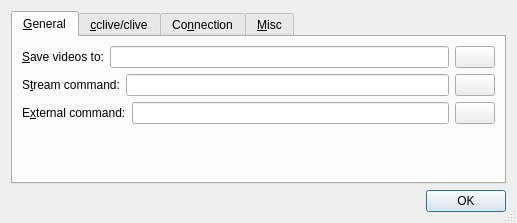
<ui version="4.0" >
 <author>Toni Gundogdu</author>
 <class>PreferencesDialog</class>
 <widget class="QDialog" name="PreferencesDialog" >
  <property name="windowModality" >
   <enum>Qt::ApplicationModal</enum>
  </property>
  <property name="geometry" >
   <rect>
    <x>0</x>
    <y>0</y>
    <width>517</width>
    <height>223</height>
   </rect>
  </property>
  <property name="windowTitle" >
   <string>Preferences</string>
  </property>
  <property name="sizeGripEnabled" >
   <bool>true</bool>
  </property>
  <layout class="QGridLayout" name="gridLayout_5" >
   <item row="1" column="0" >
    <widget class="QDialogButtonBox" name="buttonBox" >
     <property name="orientation" >
      <enum>Qt::Horizontal</enum>
     </property>
     <property name="standardButtons" >
      <set>QDialogButtonBox::Ok</set>
     </property>
    </widget>
   </item>
   <item row="0" column="0" >
    <widget class="QTabWidget" name="tabWidget" >
     <property name="whatsThis" >
      <string/>
     </property>
     <property name="currentIndex" >
      <number>0</number>
     </property>
     <widget class="QWidget" name="tab_4" >
      <attribute name="title" >
       <string>&amp;General</string>
      </attribute>
      <layout class="QGridLayout" name="gridLayout_2" >
       <item row="3" column="0" >
        <spacer name="verticalSpacer_5" >
         <property name="orientation" >
          <enum>Qt::Vertical</enum>
         </property>
         <property name="sizeHint" stdset="0" >
          <size>
           <width>20</width>
           <height>40</height>
          </size>
         </property>
        </spacer>
       </item>
       <item row="0" column="0" >
        <layout class="QHBoxLayout" name="horizontalLayout_6" >
         <item>
          <widget class="QLabel" name="label" >
           <property name="text" >
            <string>&amp;Save videos to:</string>
           </property>
           <property name="buddy" >
            <cstring>savedirEdit</cstring>
           </property>
          </widget>
         </item>
         <item>
          <widget class="QLineEdit" name="savedirEdit" >
           <property name="toolTip" >
            <string>Save downloaded videos to this directory.</string>
           </property>
          </widget>
         </item>
         <item>
          <widget class="QPushButton" name="savedirButton" >
           <property name="text" >
            <string/>
           </property>
           <property name="icon" >
            <iconset resource="abby.qrc" >
             <normaloff>:/folder-saved-search.png</normaloff>:/folder-saved-search.png</iconset>
           </property>
          </widget>
         </item>
        </layout>
       </item>
       <item row="1" column="0" >
        <layout class="QHBoxLayout" name="horizontalLayout_8" >
         <item>
          <widget class="QLabel" name="label_8" >
           <property name="text" >
            <string>S&amp;tream command:</string>
           </property>
           <property name="buddy" >
            <cstring>streamEdit</cstring>
           </property>
          </widget>
         </item>
         <item>
          <widget class="QLineEdit" name="streamEdit" >
           <property name="toolTip" >
            <string>Command to be run when file transfer reaches the
percentage specified in the options.

Example: /usr/local/bin/mplayer -really-quiet %i</string>
           </property>
          </widget>
         </item>
         <item>
          <widget class="QPushButton" name="streamButton" >
           <property name="text" >
            <string/>
           </property>
           <property name="icon" >
            <iconset resource="abby.qrc" >
             <normaloff>:/folder-saved-search.png</normaloff>:/folder-saved-search.png</iconset>
           </property>
          </widget>
         </item>
        </layout>
       </item>
       <item row="2" column="0" >
        <layout class="QHBoxLayout" name="horizontalLayout_4" >
         <item>
          <widget class="QLabel" name="label_4" >
           <property name="text" >
            <string>E&amp;xternal command:</string>
           </property>
           <property name="buddy" >
            <cstring>commandEdit</cstring>
           </property>
          </widget>
         </item>
         <item>
          <widget class="QLineEdit" name="commandEdit" >
           <property name="toolTip" >
            <string>Command to be run after finishing downloading. You may
use the "%i" specifier which will be replaced by the
name of the downloaded video file.

Example: /usr/local/bin/mplayer %i</string>
           </property>
           <property name="whatsThis" >
            <string/>
           </property>
          </widget>
         </item>
         <item>
          <widget class="QPushButton" name="commandButton" >
           <property name="text" >
            <string/>
           </property>
           <property name="icon" >
            <iconset resource="abby.qrc" >
             <normaloff>:/folder-saved-search.png</normaloff>:/folder-saved-search.png</iconset>
           </property>
          </widget>
         </item>
        </layout>
       </item>
      </layout>
     </widget>
     <widget class="QWidget" name="tab_5" >
      <attribute name="title" >
       <string>&amp;cclive/clive</string>
      </attribute>
      <layout class="QGridLayout" name="gridLayout_7" >
       <item row="0" column="0" >
        <layout class="QHBoxLayout" name="horizontalLayout_7" >
         <item>
          <widget class="QLabel" name="label_7" >
           <property name="text" >
            <string>&amp;Path to cclive/clive:</string>
           </property>
           <property name="buddy" >
            <cstring>ccliveEdit</cstring>
           </property>
          </widget>
         </item>
         <item>
          <widget class="QLineEdit" name="ccliveEdit" >
           <property name="toolTip" >
            <string>Path to cclive/clive command.</string>
           </property>
          </widget>
         </item>
         <item>
          <widget class="QPushButton" name="ccliveBrowse" >
           <property name="text" >
            <string/>
           </property>
           <property name="icon" >
            <iconset resource="abby.qrc" >
             <normaloff>:/folder-saved-search.png</normaloff>:/folder-saved-search.png</iconset>
           </property>
          </widget>
         </item>
        </layout>
       </item>
       <item row="1" column="0" >
        <layout class="QHBoxLayout" name="horizontalLayout_5" >
         <item>
          <widget class="QLabel" name="label_5" >
           <property name="text" >
            <string>&amp;Additional options:</string>
           </property>
           <property name="buddy" >
            <cstring>additionalEdit</cstring>
           </property>
          </widget>
         </item>
         <item>
          <widget class="QLineEdit" name="additionalEdit" >
           <property name="toolTip" >
            <string>Additional options to be passed to cclive/clive.</string>
           </property>
          </widget>
         </item>
        </layout>
       </item>
       <item row="2" column="0" >
        <spacer name="verticalSpacer_4" >
         <property name="orientation" >
          <enum>Qt::Vertical</enum>
         </property>
         <property name="sizeHint" stdset="0" >
          <size>
           <width>20</width>
           <height>34</height>
          </size>
         </property>
        </spacer>
       </item>
      </layout>
     </widget>
     <widget class="QWidget" name="tab_2" >
      <attribute name="title" >
       <string>Co&amp;nnection</string>
      </attribute>
      <layout class="QGridLayout" name="gridLayout_3" >
       <item row="0" column="0" >
        <layout class="QHBoxLayout" name="horizontalLayout" >
         <item>
          <widget class="QComboBox" name="proxyCombo" >
           <property name="toolTip" >
            <string>Whether use a HTTP proxy for connections.
If unsure, leave to "No Proxy".</string>
           </property>
           <item>
            <property name="text" >
             <string>No Proxy</string>
            </property>
           </item>
           <item>
            <property name="text" >
             <string>Use Proxy</string>
            </property>
           </item>
          </widget>
         </item>
         <item>
          <widget class="QLineEdit" name="proxyEdit" >
           <property name="enabled" >
            <bool>false</bool>
           </property>
          </widget>
         </item>
        </layout>
       </item>
       <item row="1" column="0" >
        <layout class="QHBoxLayout" name="horizontalLayout_3" >
         <item>
          <widget class="QCheckBox" name="limitBox" >
           <property name="toolTip" >
            <string>Limit download transfer speed.</string>
           </property>
           <property name="text" >
            <string>&amp;Limit transfer rate:</string>
           </property>
          </widget>
         </item>
         <item>
          <widget class="QSpinBox" name="limitSpin" >
           <property name="enabled" >
            <bool>false</bool>
           </property>
           <property name="suffix" >
            <string>KB/s</string>
           </property>
           <property name="minimum" >
            <number>1</number>
           </property>
           <property name="maximum" >
            <number>9999</number>
           </property>
          </widget>
         </item>
         <item>
          <spacer name="horizontalSpacer" >
           <property name="orientation" >
            <enum>Qt::Horizontal</enum>
           </property>
           <property name="sizeHint" stdset="0" >
            <size>
             <width>40</width>
             <height>20</height>
            </size>
           </property>
          </spacer>
         </item>
        </layout>
       </item>
       <item row="2" column="0" >
        <layout class="QHBoxLayout" name="horizontalLayout_10" >
         <item>
          <widget class="QCheckBox" name="timeoutBox" >
           <property name="minimumSize" >
            <size>
             <width>80</width>
             <height>0</height>
            </size>
           </property>
           <property name="toolTip" >
            <string>Maximum time in seconds allowed the connection to the server to take.
This limits only the connection phase.</string>
           </property>
           <property name="text" >
            <string>&amp;Timeout after:</string>
           </property>
          </widget>
         </item>
         <item>
          <widget class="QSpinBox" name="timeoutSpin" >
           <property name="enabled" >
            <bool>false</bool>
           </property>
           <property name="suffix" >
            <string>s</string>
           </property>
           <property name="minimum" >
            <number>1</number>
           </property>
           <property name="maximum" >
            <number>9999</number>
           </property>
          </widget>
         </item>
         <item>
          <widget class="QCheckBox" name="socksBox" >
           <property name="enabled" >
            <bool>false</bool>
           </property>
           <property name="toolTip" >
            <string>Works around the known CURL SOCKS proxy bug by using
CURLOPT_TIMEOUT instead of CURLOPT_CONNECTIMEOUT.</string>
           </property>
           <property name="text" >
            <string>&amp;Use SOCKS proxy workaround</string>
           </property>
          </widget>
         </item>
         <item>
          <spacer name="horizontalSpacer_3" >
           <property name="orientation" >
            <enum>Qt::Horizontal</enum>
           </property>
           <property name="sizeHint" stdset="0" >
            <size>
             <width>40</width>
             <height>20</height>
            </size>
           </property>
          </spacer>
         </item>
        </layout>
       </item>
       <item row="3" column="0" >
        <spacer name="verticalSpacer" >
         <property name="orientation" >
          <enum>Qt::Vertical</enum>
         </property>
         <property name="sizeHint" stdset="0" >
          <size>
           <width>20</width>
           <height>40</height>
          </size>
         </property>
        </spacer>
       </item>
      </layout>
     </widget>
     <widget class="QWidget" name="tab" >
      <attribute name="title" >
       <string>&amp;Misc</string>
      </attribute>
      <layout class="QGridLayout" name="gridLayout_6" >
       <item row="0" column="0" >
        <layout class="QHBoxLayout" name="horizontalLayout_9" >
         <item>
          <widget class="QLabel" name="label_9" >
           <property name="text" >
            <string>&amp;Title character-class:</string>
           </property>
           <property name="buddy" >
            <cstring>cclassEdit</cstring>
           </property>
          </widget>
         </item>
         <item>
          <widget class="QLineEdit" name="cclassEdit" >
           <property name="toolTip" >
            <string>Character-class used to clean up video page
titles before they are used for naming the
downloaded video files.

Leave empty if unsure. This causes the default
\w character-class to be used.

For more on Perl character-classes:
  &lt;http://perldoc.perl.org/perlrequick.html></string>
           </property>
          </widget>
         </item>
        </layout>
       </item>
       <item row="1" column="0" >
        <layout class="QHBoxLayout" name="horizontalLayout_2" >
         <item>
          <widget class="QLabel" name="label_6" >
           <property name="text" >
            <string>&amp;Language:</string>
           </property>
           <property name="buddy" >
            <cstring>langCombo</cstring>
           </property>
          </widget>
         </item>
         <item>
          <widget class="QComboBox" name="langCombo" />
         </item>
         <item>
          <spacer name="horizontalSpacer_2" >
           <property name="orientation" >
            <enum>Qt::Horizontal</enum>
           </property>
           <property name="sizeHint" stdset="0" >
            <size>
             <width>40</width>
             <height>20</height>
            </size>
           </property>
          </spacer>
         </item>
        </layout>
       </item>
       <item row="2" column="0" >
        <spacer name="verticalSpacer_3" >
         <property name="orientation" >
          <enum>Qt::Vertical</enum>
         </property>
         <property name="sizeHint" stdset="0" >
          <size>
           <width>20</width>
           <height>99</height>
          </size>
         </property>
        </spacer>
       </item>
      </layout>
     </widget>
    </widget>
   </item>
  </layout>
 </widget>
 <tabstops>
  <tabstop>savedirEdit</tabstop>
  <tabstop>savedirButton</tabstop>
  <tabstop>streamEdit</tabstop>
  <tabstop>streamButton</tabstop>
  <tabstop>commandEdit</tabstop>
  <tabstop>commandButton</tabstop>
  <tabstop>ccliveEdit</tabstop>
  <tabstop>ccliveBrowse</tabstop>
  <tabstop>additionalEdit</tabstop>
  <tabstop>proxyCombo</tabstop>
  <tabstop>proxyEdit</tabstop>
  <tabstop>limitBox</tabstop>
  <tabstop>limitSpin</tabstop>
  <tabstop>timeoutBox</tabstop>
  <tabstop>timeoutSpin</tabstop>
  <tabstop>socksBox</tabstop>
  <tabstop>cclassEdit</tabstop>
  <tabstop>langCombo</tabstop>
  <tabstop>buttonBox</tabstop>
  <tabstop>tabWidget</tabstop>
 </tabstops>
 <resources>
  <include location="abby.qrc" />
 </resources>
 <connections>
  <connection>
   <sender>buttonBox</sender>
   <signal>accepted()</signal>
   <receiver>PreferencesDialog</receiver>
   <slot>accept()</slot>
   <hints>
    <hint type="sourcelabel" >
     <x>257</x>
     <y>188</y>
    </hint>
    <hint type="destinationlabel" >
     <x>157</x>
     <y>274</y>
    </hint>
   </hints>
  </connection>
  <connection>
   <sender>buttonBox</sender>
   <signal>rejected()</signal>
   <receiver>PreferencesDialog</receiver>
   <slot>reject()</slot>
   <hints>
    <hint type="sourcelabel" >
     <x>325</x>
     <y>188</y>
    </hint>
    <hint type="destinationlabel" >
     <x>286</x>
     <y>274</y>
    </hint>
   </hints>
  </connection>
  <connection>
   <sender>proxyCombo</sender>
   <signal>currentIndexChanged(int)</signal>
   <receiver>PreferencesDialog</receiver>
   <slot>onProxyChanged(int)</slot>
   <hints>
    <hint type="sourcelabel" >
     <x>67</x>
     <y>90</y>
    </hint>
    <hint type="destinationlabel" >
     <x>188</x>
     <y>98</y>
    </hint>
   </hints>
  </connection>
  <connection>
   <sender>limitBox</sender>
   <signal>stateChanged(int)</signal>
   <receiver>PreferencesDialog</receiver>
   <slot>onLimitStateChanged(int)</slot>
   <hints>
    <hint type="sourcelabel" >
     <x>102</x>
     <y>125</y>
    </hint>
    <hint type="destinationlabel" >
     <x>188</x>
     <y>98</y>
    </hint>
   </hints>
  </connection>
  <connection>
   <sender>PreferencesDialog</sender>
   <signal>finished(int)</signal>
   <receiver>PreferencesDialog</receiver>
   <slot>onFinished(int)</slot>
   <hints>
    <hint type="sourcelabel" >
     <x>188</x>
     <y>98</y>
    </hint>
    <hint type="destinationlabel" >
     <x>188</x>
     <y>98</y>
    </hint>
   </hints>
  </connection>
  <connection>
   <sender>savedirButton</sender>
   <signal>clicked()</signal>
   <receiver>PreferencesDialog</receiver>
   <slot>onBrowseSaveDir()</slot>
   <hints>
    <hint type="sourcelabel" >
     <x>319</x>
     <y>57</y>
    </hint>
    <hint type="destinationlabel" >
     <x>188</x>
     <y>98</y>
    </hint>
   </hints>
  </connection>
  <connection>
   <sender>commandButton</sender>
   <signal>clicked()</signal>
   <receiver>PreferencesDialog</receiver>
   <slot>onBrowseCommand()</slot>
   <hints>
    <hint type="sourcelabel" >
     <x>319</x>
     <y>92</y>
    </hint>
    <hint type="destinationlabel" >
     <x>188</x>
     <y>98</y>
    </hint>
   </hints>
  </connection>
  <connection>
   <sender>streamButton</sender>
   <signal>clicked()</signal>
   <receiver>PreferencesDialog</receiver>
   <slot>onBrowseStreamCommand()</slot>
   <hints>
    <hint type="sourcelabel" >
     <x>332</x>
     <y>92</y>
    </hint>
    <hint type="destinationlabel" >
     <x>196</x>
     <y>135</y>
    </hint>
   </hints>
  </connection>
  <connection>
   <sender>ccliveBrowse</sender>
   <signal>clicked()</signal>
   <receiver>PreferencesDialog</receiver>
   <slot>onBrowseCclive()</slot>
   <hints>
    <hint type="sourcelabel" >
     <x>476</x>
     <y>59</y>
    </hint>
    <hint type="destinationlabel" >
     <x>258</x>
     <y>111</y>
    </hint>
   </hints>
  </connection>
  <connection>
   <sender>timeoutBox</sender>
   <signal>stateChanged(int)</signal>
   <receiver>PreferencesDialog</receiver>
   <slot>onTimeoutStateChanged(int)</slot>
   <hints>
    <hint type="sourcelabel" >
     <x>84</x>
     <y>126</y>
    </hint>
    <hint type="destinationlabel" >
     <x>258</x>
     <y>111</y>
    </hint>
   </hints>
  </connection>
 </connections>
 <slots>
  <slot>onProxyChanged(int)</slot>
  <slot>onLimitStateChanged(int)</slot>
  <slot>onYoutubeToggled(bool)</slot>
  <slot>onFinished(int)</slot>
  <slot>onBrowseSaveDir()</slot>
  <slot>onBrowseCommand()</slot>
  <slot>onBrowseCclive()</slot>
  <slot>onLangChanged(int)</slot>
  <slot>onBrowseStreamCommand()</slot>
  <slot>onTimeoutStateChanged(int)</slot>
 </slots>
</ui>
